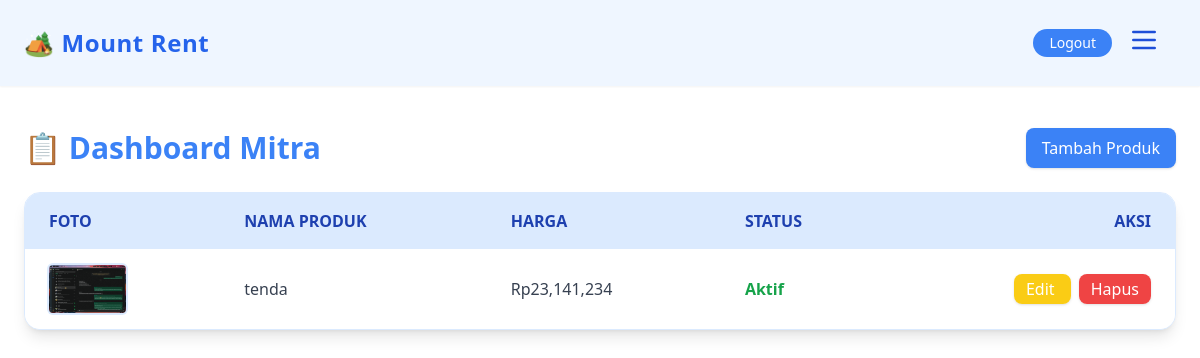
The page /toko/dashboard/ (signed in) on the database its author committed.
### toko/models.py (models this page shows, shortened)
class Produk(models.Model):
    toko = models.ForeignKey(Toko, on_delete=models.CASCADE, related_name='produk')
    nama = models.CharField(max_length=100)
    deskripsi = models.TextField(blank=True)
    harga = models.DecimalField(max_digits=10, decimal_places=2)
    foto_produk = models.ImageField(upload_to='produk/', blank=True, null=True)
    is_active = models.BooleanField(default=True)

### toko/views.py (the view)
# urls.py: path('dashboard/', views.dashboard_mitra, name='dashboard_mitra'),
@login_required
def dashboard_mitra(request):
    if request.user.role != 'mitra':
        return HttpResponseForbidden("Hanya mitra yang bisa mengakses dashboard ini")
    toko = Toko.objects.filter(user=request.user).first()
    produk = toko.produk.all() if toko else []
    return render(request, 'toko/dashboard_mitra.html', {'toko': toko, 'produk': produk})

### toko/templates/toko/dashboard_mitra.html (shortened to what this page needs)
{% extends "base.html" %}
{% load humanize %}
{% block content %}
<div class="px-6 py-10 max-w-7xl mx-auto">
  <div class="flex justify-between items-center mb-6">
    <h2 class="text-3xl font-bold text-blue-500">📋 Dashboard Mitra</h2>
    {% if toko %}
    <a href="{% url 'toko:tambah_produk' %}"
       class="bg-blue-500 hover:bg-blue-600 text-white px-4 py-2 rounded-lg shadow transition">
       Tambah Produk
    </a>
    {% endif %}
  </div>
  {% if toko %}
  <div class="bg-white rounded-2xl shadow-lg overflow-x-auto border border-blue-100">
    <table class="min-w-full text-md text-left text-gray-700">
      <thead class="bg-blue-100 text-blue-800 uppercase text-md sticky top-0 z-10">
        <tr>
          <th class="px-6 py-4">Foto</th>
          <th class="px-6 py-4">Nama Produk</th>
          <th class="px-6 py-4">Harga</th>
          <th class="px-6 py-4">Status</th>
          <th class="px-6 py-4 text-right">Aksi</th>
        </tr>
      </thead>
      <tbody class="divide-y divide-blue-50 bg-white">
        {% for p in produk %}
        <tr class="hover:bg-blue-50 transition">
          <td class="px-6 py-4">
            {% if p.foto_produk %}
              <img src="{{ p.foto_produk.url }}" alt="{{ p.nama }}"
                   class="h-12 rounded cursor-pointer ring-2 ring-blue-100 hover:ring-blue-400 transition"
                   onclick="showImageModal('{{ p.foto_produk.url }}')">
            {% else %}
              <span class="text-gray-400 italic">Tidak ada foto</span>
            {% endif %}
          </td>
          <td class="px-6 py-4 font-medium">{{ p.nama }}</td>
          <td class="px-6 py-4">Rp{{ p.harga|floatformat:0|intcomma }}</td>
          <td class="px-6 py-4">
            {% if p.is_active %}
              <span class="text-green-600 font-semibold">Aktif</span>
            {% else %}
              <span class="text-red-500 font-semibold">Nonaktif</span>
            {% endif %}
          </td>
          <td class="px-6 py-4 text-right space-x-2">
            <a href="{% url 'toko:edit_produk' p.pk %}"
               class="bg-yellow-400 hover:bg-yellow-500 text-white px-3 py-1 rounded-lg shadow">
               Edit
            </a>
            <a href="{% url 'toko:hapus_produk' p.pk %}"
               class="bg-red-500 hover:bg-red-600 text-white px-3 py-1 rounded-lg shadow">
               Hapus
            </a>
          </td>
        </tr>
        {% empty %}
        <tr>
          <td colspan="5" class="text-center py-6 text-gray-500 italic">
            Belum ada produk.
          </td>
        </tr>
        {% endfor %}
      </tbody>
    </table>
  </div>
  {% endif %}
</div>
{% endblock %}

### templates/navbar.html (style rules this page uses)
body { padding-top: 5.5rem; }

### rows shown on the page
Produk: foto_produk (picture), nama "tenda", harga "23,141,234", is_active "Aktif"
